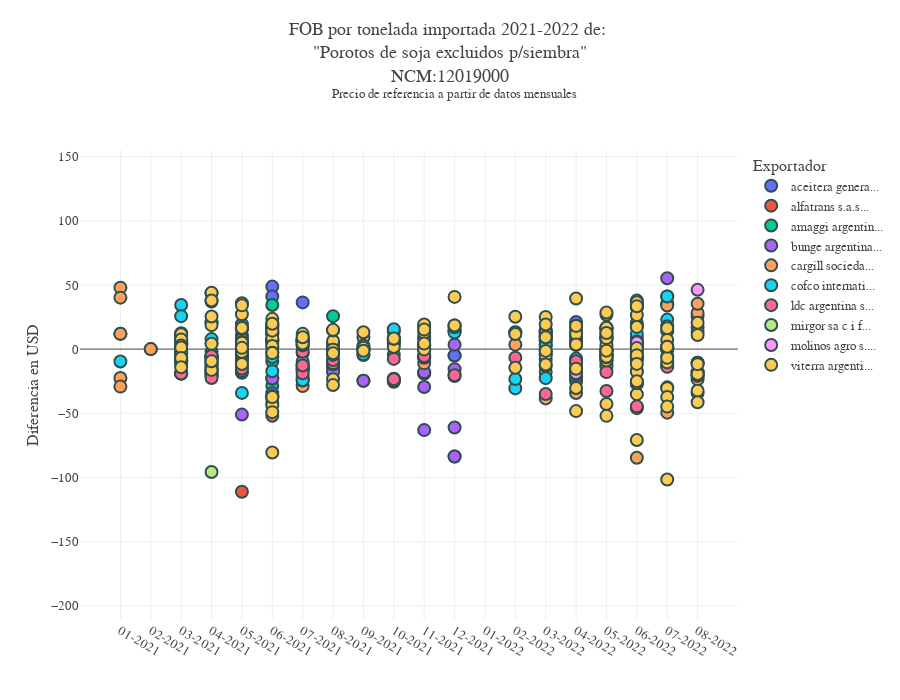

Notebook source saved alongside this figure:
### Code cell
plot_precio(df=df_producto, ncm='12019000',
            # sim='190C',
            color='empresa')

### Figure 1 — Plotly figure (JSON) as saved in the notebook; plotly's stock layout.template omitted (floating-point values rounded to 4 significant figures; data arrays with more than 128 entries replaced by an {"elided": "..."} marker saying what was removed)
{"data": [{"customdata": {"elided": "25x6 mixed values"}, "hovertemplate": "Exportador=%{customdata[4]}<br>Fecha=%{x}<br>Spread=%{y}<br>Kg=%{customdata[0]}<br>Precio de referencia=%{customdata[1]}<br>Precio=%{customdata[2]}<br>Fob=%{customdata[3]}<br>Origen=%{customdata[5]}<extra></extra>", "legendgroup": "aceitera genera...", "marker": {"color": "#636efa", "line": {"color": "DarkSlateGrey", "width": 2}, "size": 12, "symbol": "circle"}, "mode": "markers", "name": "aceitera genera...", "orientation": "v", "showlegend": true, "type": "scatter", "x": ["03-2021", "03-2021", "03-2021", "03-2021", "04-2021", "05-2021", "06-2021", "06-2021", "06-2021", "07-2021", "08-2021", "11-2021", "11-2021", "12-2021", "12-2021", "12-2021", "03-2022", "03-2022", "04-2022", "05-2022", "05-2022", "05-2022", "05-2022", "05-2022", "06-2022"], "xaxis": "x", "y": [3.1, 3.1, 4.1, 4.1, -2.1, 19.5, 48.7, 13, 41.1, 36.4, -2.6, -0.6, -18.8, -21, -5.1, -5, 2.9, 7, 21.2, -1.5, 15.5, -1.5, -11.5, -7.5, 8.4], "yaxis": "y"}, {"customdata": [[28620, 541.1, 430, 12310.0, "alfatrans s.a.s...", "Argentina"]], "hovertemplate": "Exportador=%{customdata[4]}<br>Fecha=%{x}<br>Spread=%{y}<br>Kg=%{customdata[0]}<br>Precio de referencia=%{customdata[1]}<br>Precio=%{customdata[2]}<br>Fob=%{customdata[3]}<br>Origen=%{customdata[5]}<extra></extra>", "legendgroup": "alfatrans s.a.s...", "marker": {"color": "#EF553B", "line": {"color": "DarkSlateGrey", "width": 2}, "size": 12, "symbol": "circle"}, "mode": "markers", "name": "alfatrans s.a.s...", "orientation": "v", "showlegend": true, "type": "scatter", "x": ["05-2021"], "xaxis": "x", "y": [-111.1], "yaxis": "y"}, {"customdata": [[17576099, 541.1, 533.1, 9370000.0, "amaggi argentin...", "Paraguay"], [16021785, 541.1, 536.8, 8600334, "amaggi argentin...", "Paraguay"], [20390819, 541.1, 522.6, 10660000.0, "amaggi argentin...", "Paraguay"], [30176524, 541.1, 540, 16290000.0, "amaggi argentin...", "Paraguay"], [2369128, 527.2, 498.5, 1181034, "amaggi argentin...", "Bolivia"], [25126579, 527.2, 561.5, 14110000.0, "amaggi argentin...", "Paraguay"], [5043282, 527.2, 517.6, 2610201, "amaggi argentin...", "Bolivia"], [24602928, 507.8, 504.7, 12420000.0, "amaggi argentin...", "Paraguay"], [9437965, 509.5, 535.2, 5051000.0, "amaggi argentin...", "Bolivia"]], "hovertemplate": "Exportador=%{customdata[4]}<br>Fecha=%{x}<br>Spread=%{y}<br>Kg=%{customdata[0]}<br>Precio de referencia=%{customdata[1]}<br>Precio=%{customdata[2]}<br>Fob=%{customdata[3]}<br>Origen=%{customdata[5]}<extra></extra>", "legendgroup": "amaggi argentin...", "marker": {"color": "#00cc96", "line": {"color": "DarkSlateGrey", "width": 2}, "size": 12, "symbol": "circle"}, "mode": "markers", "name": "amaggi argentin...", "orientation": "v", "showlegend": true, "type": "scatter", "x": ["05-2021", "05-2021", "05-2021", "05-2021", "06-2021", "06-2021", "06-2021", "07-2021", "08-2021"], "xaxis": "x", "y": [-8, -4.3, -18.5, -1.1, -28.6, 34.4, -9.6, -3.1, 25.7], "yaxis": "y"}, {"customdata": {"elided": "41x6 mixed values"}, "hovertemplate": "Exportador=%{customdata[4]}<br>Fecha=%{x}<br>Spread=%{y}<br>Kg=%{customdata[0]}<br>Precio de referencia=%{customdata[1]}<br>Precio=%{customdata[2]}<br>Fob=%{customdata[3]}<br>Origen=%{customdata[5]}<extra></extra>", "legendgroup": "bunge argentina...", "marker": {"color": "#ab63fa", "line": {"color": "DarkSlateGrey", "width": 2}, "size": 12, "symbol": "circle"}, "mode": "markers", "name": "bunge argentina...", "orientation": "v", "showlegend": true, "type": "scatter", "x": ["03-2021", "03-2021", "03-2021", "04-2021", "04-2021", "04-2021", "04-2021", "04-2021", "05-2021", "06-2021", "06-2021", "06-2021", "06-2021", "06-2021", "06-2021", "07-2021", "07-2021", "07-2021", "08-2021", "08-2021", "08-2021", "08-2021", "08-2021", "09-2021", "09-2021", "10-2021", "10-2021", "10-2021", "11-2021", "11-2021", "11-2021", "11-2021", "12-2021", "12-2021", "12-2021", "12-2021", "12-2021", "06-2022", "07-2022", "07-2022", "07-2022"], "xaxis": "x", "y": [-10.8, -6.1, -7.3, -8.4, -12.7, -8.4, -5.7, -11.2, -51, -37, -38.2, -34.3, -36.6, -22.9, -22.9, -12.6, -16.4, -14.9, -14.8, -11.6, -18.1, -11.6, -11.6, -24.6, -24.6, -25.5, -24.5, -23, -19, -17.9, -29.5, -63.1, -15.6, -61.1, -83.7, -83.7, 3.5, 35.3, 55.2, 35.2, 35.2], "yaxis": "y"}, {"customdata": {"elided": "97x6 mixed values"}, "hovertemplate": "Exportador=%{customdata[4]}<br>Fecha=%{x}<br>Spread=%{y}<br>Kg=%{customdata[0]}<br>Precio de referencia=%{customdata[1]}<br>Precio=%{customdata[2]}<br>Fob=%{customdata[3]}<br>Origen=%{customdata[5]}<extra></extra>", "legendgroup": "cargill socieda...", "marker": {"color": "#FFA15A", "line": {"color": "DarkSlateGrey", "width": 2}, "size": 12, "symbol": "circle"}, "mode": "markers", "name": "cargill socieda...", "orientation": "v", "showlegend": true, "type": "scatter", "x": ["01-2021", "01-2021", "01-2021", "01-2021", "01-2021", "01-2021", "02-2021", "02-2021", "03-2021", "03-2021", "03-2021", "03-2021", "03-2021", "03-2021", "03-2021", "03-2021", "03-2021", "04-2021", "04-2021", "04-2021", "04-2021", "04-2021", "04-2021", "04-2021", "04-2021", "04-2021", "04-2021", "04-2021", "04-2021", "05-2021", "05-2021", "05-2021", "05-2021", "05-2021", "05-2021", "05-2021", "06-2021", "06-2021", "06-2021", "06-2021", "06-2021", "06-2021", "06-2021", "07-2021", "07-2021", "07-2021", "07-2021", "07-2021", "08-2021", "08-2021", "08-2021", "09-2021", "09-2021", "10-2021", "10-2021", "10-2021", "10-2021", "11-2021", "11-2021", "11-2021", "11-2021", "11-2021", "12-2021", "12-2021", "02-2022", "03-2022", "03-2022", "03-2022", "04-2022", "04-2022", "04-2022", "04-2022", "04-2022", "04-2022", "04-2022", "05-2022", "05-2022", "05-2022", "05-2022", "05-2022", "05-2022", "06-2022", "06-2022", "06-2022", "06-2022", "06-2022", "06-2022", "07-2022", "07-2022", "07-2022", "07-2022", "08-2022", "08-2022", "08-2022", "08-2022", "08-2022", "08-2022"], "xaxis": "x", "y": [-22.5, -29.2, 11.9, 11.9, 47.9, 40.1, 0, 0, 6.3, -2.2, -3.7, -3.7, -3.7, -3.7, -6.8, -9.5, -9.5, -7.2, -14.3, -17.1, -6.2, -18.8, -18.8, -20.9, -10.9, -5.3, -5.3, 21.2, 21.2, -6.6, 10.6, -7.4, 15.8, 7.8, 15.8, -3.6, 4.2, 12.2, 17.9, 17.9, 16.7, 6.7, -42, -28.8, 2.7, 4.9, 6.4, 6.4, -0.5, -0.5, -10.9, -4.6, 9, 13.8, 4.8, 6.8, 6.8, 9.1, -6.7, -11.1, -6.7, 17.2, 13.9, 15, 3.5, -38.4, 10.1, -17.8, -21.6, -34.2, 5.4, -10.6, -15.1, 7.1, -25, 0.6, -4.8, 8.4, 16.5, 12.5, -14, -5.4, 20.4, -6, -7, -84.6, -46, 14, 34, -49.5, -12.6, 25.8, -23.6, 28.1, -17.9, -17.9, 35.3], "yaxis": "y"}, {"customdata": {"elided": "77x6 mixed values"}, "hovertemplate": "Exportador=%{customdata[4]}<br>Fecha=%{x}<br>Spread=%{y}<br>Kg=%{customdata[0]}<br>Precio de referencia=%{customdata[1]}<br>Precio=%{customdata[2]}<br>Fob=%{customdata[3]}<br>Origen=%{customdata[5]}<extra></extra>", "legendgroup": "cofco internati...", "marker": {"color": "#19d3f3", "line": {"color": "DarkSlateGrey", "width": 2}, "size": 12, "symbol": "circle"}, "mode": "markers", "name": "cofco internati...", "orientation": "v", "showlegend": true, "type": "scatter", "x": ["01-2021", "03-2021", "03-2021", "03-2021", "03-2021", "03-2021", "03-2021", "03-2021", "03-2021", "03-2021", "03-2021", "04-2021", "04-2021", "04-2021", "04-2021", "04-2021", "05-2021", "05-2021", "05-2021", "05-2021", "05-2021", "05-2021", "06-2021", "06-2021", "06-2021", "06-2021", "06-2021", "06-2021", "07-2021", "07-2021", "07-2021", "07-2021", "07-2021", "07-2021", "07-2021", "08-2021", "08-2021", "08-2021", "08-2021", "09-2021", "09-2021", "09-2021", "10-2021", "10-2021", "10-2021", "11-2021", "11-2021", "12-2021", "02-2022", "02-2022", "03-2022", "03-2022", "03-2022", "03-2022", "03-2022", "03-2022", "03-2022", "03-2022", "04-2022", "04-2022", "04-2022", "04-2022", "04-2022", "04-2022", "05-2022", "05-2022", "05-2022", "05-2022", "06-2022", "06-2022", "06-2022", "06-2022", "06-2022", "07-2022", "07-2022", "07-2022", "08-2022"], "xaxis": "x", "y": [-9.7, 34.4, 1.4, 3.9, 7.3, 12.4, 4.7, 5.4, 5.4, 25.7, -9.6, -6, 4.8, 7.8, -20.3, -15.9, -34.1, -0.1, -17.1, -13.2, 2.8, -6, 0.8, 5.8, -6.2, 6.8, 11.6, -17.2, -21.9, -24.5, -24.3, 6.2, -16.1, -9.8, -13.4, 3.4, 3.4, 0.9, -3.1, -0.5, -0.5, -4, 8.9, 15.5, -4.3, 0.2, 7.7, 13, -30.6, -23.3, -22.6, -3.6, 6.7, -1.6, 12.9, 14.4, 14.4, 2.9, -7.4, 3.1, -21.9, -19.9, -10.9, 9.1, -9, -1, 7, 11, -8.2, 11.8, 5.9, 2.9, -2.1, 23, 41.1, 41.1, -20.7], "yaxis": "y"}, {"customdata": {"elided": "39x6 mixed values"}, "hovertemplate": "Exportador=%{customdata[4]}<br>Fecha=%{x}<br>Spread=%{y}<br>Kg=%{customdata[0]}<br>Precio de referencia=%{customdata[1]}<br>Precio=%{customdata[2]}<br>Fob=%{customdata[3]}<br>Origen=%{customdata[5]}<extra></extra>", "legendgroup": "ldc argentina s...", "marker": {"color": "#FF6692", "line": {"color": "DarkSlateGrey", "width": 2}, "size": 12, "symbol": "circle"}, "mode": "markers", "name": "ldc argentina s...", "orientation": "v", "showlegend": true, "type": "scatter", "x": ["03-2021", "03-2021", "03-2021", "03-2021", "03-2021", "04-2021", "04-2021", "04-2021", "04-2021", "04-2021", "05-2021", "05-2021", "05-2021", "05-2021", "06-2021", "06-2021", "07-2021", "07-2021", "07-2021", "08-2021", "10-2021", "10-2021", "11-2021", "11-2021", "12-2021", "02-2022", "03-2022", "03-2022", "03-2022", "04-2022", "05-2022", "05-2022", "06-2022", "06-2022", "06-2022", "06-2022", "07-2022", "07-2022", "07-2022"], "xaxis": "x", "y": [-10.7, -19, -19, -19, -19, -16.6, -22.5, -5.3, -5.3, -5.3, -8.4, 5.4, 5.4, -15.3, 7.4, -51.9, -18.8, -2, -12.8, -8.6, -23.5, -7.6, -5.5, -5.5, -20.3, -6.7, -8.3, -13.2, -35, -9.5, -17.9, -32.6, -17.1, 0.8, -6, -44.6, 17.8, 0, -13.8], "yaxis": "y"}, {"customdata": [[660500, 505.2, 409.5, 270500.0, "mirgor sa c i f...", "Argentina"]], "hovertemplate": "Exportador=%{customdata[4]}<br>Fecha=%{x}<br>Spread=%{y}<br>Kg=%{customdata[0]}<br>Precio de referencia=%{customdata[1]}<br>Precio=%{customdata[2]}<br>Fob=%{customdata[3]}<br>Origen=%{customdata[5]}<extra></extra>", "legendgroup": "mirgor sa c i f...", "marker": {"color": "#B6E880", "line": {"color": "DarkSlateGrey", "width": 2}, "size": 12, "symbol": "circle"}, "mode": "markers", "name": "mirgor sa c i f...", "orientation": "v", "showlegend": true, "type": "scatter", "x": ["04-2021"], "xaxis": "x", "y": [-95.7], "yaxis": "y"}, {"customdata": [[9591675, 612.6, 625.8, 6002000.0, "molinos agro s....", "Paraguay"], [11228180, 670.6, 684, 7679626, "molinos agro s....", "Paraguay"], [3642445, 629.9, 611.2, 2226000.0, "molinos agro s....", "Paraguay"], [15003360, 637.1, 640.9, 9615000.0, "molinos agro s....", "Uruguay"], [15011270, 637.1, 655.2, 9835000.0, "molinos agro s....", "Uruguay"], [15027785, 637.1, 642.3, 9652196, "molinos agro s....", "Uruguay"], [7499960, 566.9, 568.3, 4262000.0, "molinos agro s....", "Uruguay"], [7500440, 567.1, 613.3, 4600000.0, "molinos agro s....", "Uruguay"]], "hovertemplate": "Exportador=%{customdata[4]}<br>Fecha=%{x}<br>Spread=%{y}<br>Kg=%{customdata[0]}<br>Precio de referencia=%{customdata[1]}<br>Precio=%{customdata[2]}<br>Fob=%{customdata[3]}<br>Origen=%{customdata[5]}<extra></extra>", "legendgroup": "molinos agro s....", "marker": {"color": "#FF97FF", "line": {"color": "DarkSlateGrey", "width": 2}, "size": 12, "symbol": "circle"}, "mode": "markers", "name": "molinos agro s....", "orientation": "v", "showlegend": true, "type": "scatter", "x": ["02-2022", "03-2022", "04-2022", "06-2022", "06-2022", "06-2022", "07-2022", "08-2022"], "xaxis": "x", "y": [13.2, 13.4, -18.7, 3.8, 18.1, 5.2, 1.4, 46.2], "yaxis": "y"}, {"customdata": {"elided": "171x6 mixed values"}, "hovertemplate": "Exportador=%{customdata[4]}<br>Fecha=%{x}<br>Spread=%{y}<br>Kg=%{customdata[0]}<br>Precio de referencia=%{customdata[1]}<br>Precio=%{customdata[2]}<br>Fob=%{customdata[3]}<br>Origen=%{customdata[5]}<extra></extra>", "legendgroup": "viterra argenti...", "marker": {"color": "#FECB52", "line": {"color": "DarkSlateGrey", "width": 2}, "size": 12, "symbol": "circle"}, "mode": "markers", "name": "viterra argenti...", "orientation": "v", "showlegend": true, "type": "scatter", "x": {"elided": "171 str values"}, "xaxis": "x", "y": {"elided": "171 float values"}, "yaxis": "y"}], "layout": {"font": {"family": "Georgia", "size": 13}, "height": 700, "legend": {"title": {"text": "Exportador"}, "tracegroupgap": 0}, "margin": {"t": 150}, "separators": ",.", "title": {"text": "FOB por tonelada importada 2021-2022 de: <br>\"Porotos de soja excluidos p/siembra\"<br>NCM:12019000<br> <sup> Precio de referencia a partir de datos mensuales", "y": 0.95}, "width": 900, "xaxis": {"anchor": "y", "categoryarray": ["01-2021", "02-2021", "03-2021", "04-2021", "05-2021", "06-2021", "07-2021", "08-2021", "09-2021", "10-2021", "11-2021", "12-2021", "01-2022", "02-2022", "03-2022", "04-2022", "05-2022", "06-2022", "07-2022", "08-2022"], "categoryorder": "array", "domain": [0, 1], "title": {"text": ""}, "type": "category"}, "yaxis": {"anchor": "x", "domain": [0, 1], "range": [-211.1, 155.2], "title": {"text": "Diferencia en USD"}}}}
